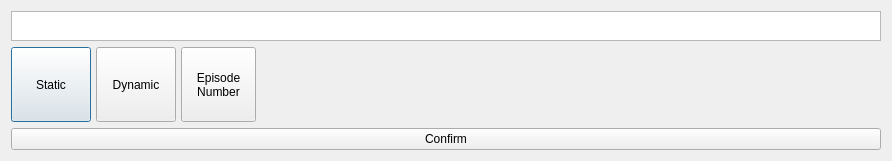
<?xml version="1.0" encoding="UTF-8"?>
<ui version="4.0">
 <class>regex_builder</class>
 <widget class="QDialog" name="regex_builder">
  <property name="geometry">
   <rect>
    <x>0</x>
    <y>0</y>
    <width>892</width>
    <height>158</height>
   </rect>
  </property>
  <property name="sizePolicy">
   <sizepolicy hsizetype="Minimum" vsizetype="Expanding">
    <horstretch>0</horstretch>
    <verstretch>0</verstretch>
   </sizepolicy>
  </property>
  <property name="windowTitle">
   <string>Mark for Regex</string>
  </property>
  <property name="sizeGripEnabled">
   <bool>false</bool>
  </property>
  <layout class="QVBoxLayout" name="verticalLayout">
   <item>
    <widget class="QLineTextEdit" name="text_edit">
     <property name="sizePolicy">
      <sizepolicy hsizetype="Expanding" vsizetype="Fixed">
       <horstretch>0</horstretch>
       <verstretch>0</verstretch>
      </sizepolicy>
     </property>
     <property name="minimumSize">
      <size>
       <width>0</width>
       <height>30</height>
      </size>
     </property>
     <property name="maximumSize">
      <size>
       <width>16777215</width>
       <height>30</height>
      </size>
     </property>
     <property name="verticalScrollBarPolicy">
      <enum>Qt::ScrollBarAlwaysOff</enum>
     </property>
     <property name="horizontalScrollBarPolicy">
      <enum>Qt::ScrollBarAlwaysOff</enum>
     </property>
     <property name="tabChangesFocus">
      <bool>true</bool>
     </property>
     <property name="lineWrapMode">
      <enum>QTextEdit::NoWrap</enum>
     </property>
     <property name="placeholderText">
      <string>&lt;Insert a representative filename here&gt;</string>
     </property>
    </widget>
   </item>
   <item>
    <widget class="QWidget" name="group_buttons" native="true">
     <property name="sizePolicy">
      <sizepolicy hsizetype="Fixed" vsizetype="Fixed">
       <horstretch>0</horstretch>
       <verstretch>0</verstretch>
      </sizepolicy>
     </property>
     <property name="minimumSize">
      <size>
       <width>235</width>
       <height>75</height>
      </size>
     </property>
     <layout class="QHBoxLayout" name="horizontalLayout_2">
      <property name="spacing">
       <number>5</number>
      </property>
      <property name="leftMargin">
       <number>0</number>
      </property>
      <property name="topMargin">
       <number>0</number>
      </property>
      <property name="rightMargin">
       <number>0</number>
      </property>
      <property name="bottomMargin">
       <number>0</number>
      </property>
      <item>
       <widget class="QPushButton" name="button_static">
        <property name="sizePolicy">
         <sizepolicy hsizetype="Fixed" vsizetype="Fixed">
          <horstretch>0</horstretch>
          <verstretch>0</verstretch>
         </sizepolicy>
        </property>
        <property name="minimumSize">
         <size>
          <width>75</width>
          <height>75</height>
         </size>
        </property>
        <property name="text">
         <string>Static</string>
        </property>
       </widget>
      </item>
      <item>
       <widget class="QPushButton" name="button_dynamic">
        <property name="sizePolicy">
         <sizepolicy hsizetype="Fixed" vsizetype="Fixed">
          <horstretch>0</horstretch>
          <verstretch>0</verstretch>
         </sizepolicy>
        </property>
        <property name="minimumSize">
         <size>
          <width>75</width>
          <height>75</height>
         </size>
        </property>
        <property name="text">
         <string>Dynamic</string>
        </property>
       </widget>
      </item>
      <item>
       <widget class="QPushButton" name="button_ep">
        <property name="sizePolicy">
         <sizepolicy hsizetype="Fixed" vsizetype="Fixed">
          <horstretch>0</horstretch>
          <verstretch>0</verstretch>
         </sizepolicy>
        </property>
        <property name="minimumSize">
         <size>
          <width>75</width>
          <height>75</height>
         </size>
        </property>
        <property name="maximumSize">
         <size>
          <width>75</width>
          <height>75</height>
         </size>
        </property>
        <property name="text">
         <string>Episode
Number</string>
        </property>
       </widget>
      </item>
     </layout>
    </widget>
   </item>
   <item>
    <widget class="QPushButton" name="button_confirm">
     <property name="text">
      <string>Confirm</string>
     </property>
    </widget>
   </item>
  </layout>
 </widget>
 <customwidgets>
  <customwidget>
   <class>QLineTextEdit</class>
   <extends>QTextEdit</extends>
   <header>QLineTextEdit</header>
  </customwidget>
 </customwidgets>
 <resources/>
 <connections/>
</ui>
